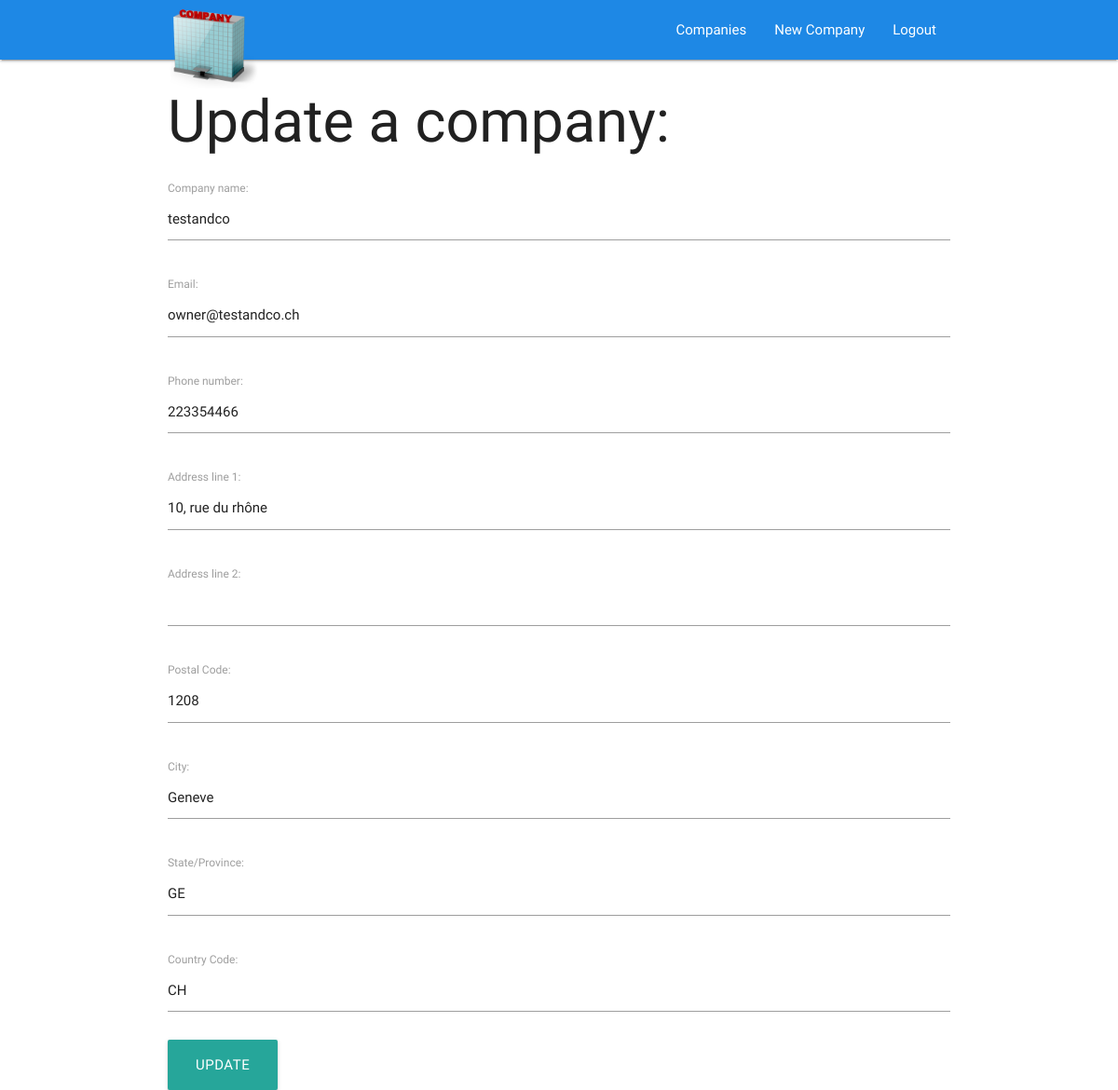
The page /companies/update/1/ (signed in) on the database its author committed.
### companies/models.py (models this page shows, shortened)
class Company(models.Model):
    company_name = models.CharField(max_length=50)
    creation_date = models.DateTimeField('date added', auto_now_add=True)
    update_date = models.DateTimeField('date updated', auto_now=True)
    owner = models.ForeignKey('auth.User', related_name='companies', on_delete=models.CASCADE)
    email = models.EmailField()
    phone_regex = RegexValidator(regex=r'^\+?1?\d{9,15}$', message="Phone number must be entered in the format: "
                                                                   "'+999999999'. Up to 15 digits allowed.")
    phone_number = models.CharField(max_length=20, validators=[phone_regex], blank=True)
    address_line1 = models.CharField("Address line 1", max_length=45, default="address")
    address_line2 = models.CharField("Address line 2", max_length=45,
                                     blank=True)
    postal_code = models.CharField("Postal Code", max_length=10, blank=True, null=True)
    city = models.CharField(max_length=50, blank=True, null=True)
    state_province = models.CharField("State/Province", max_length=40,
                                      blank=True)
    country_code = models.CharField("Country Code", max_length=10, blank=True, null=True)

### companies/views.py (the view)
# urls.py: url(r'^update/(?P<pk>\d+)/$', views.CompanyUpdateView.as_view(), name='update'),
@method_decorator(login_required, name='dispatch')
class CompanyUpdateView(UpdateView):
    model = Company
    template_name = 'companies/update.html'
    form_class = CompanyForm
    success_url = '/companies/'

### companies/models.py
class CompanyForm(forms.ModelForm):
    class Meta:
        model = Company
        exclude = ['creation_date', 'update_date', 'owner']

### companies/templates/companies/update.html (shortened to what this page needs)
{% extends "base.html" %}
{% block content %}
<h1>Update a company:</h1>
<form action="{% url 'companies:update' company.id %}" method="POST">
    {{ form.as_p }}
    <button class="btn-large" type="submit">Update</button>
</form>
{% endblock content %}

### rows shown on the page
Company: company_name "testandco", email "owner@testandco.ch", phone_number "223354466", address_line1 "10, rue du rhône", postal_code "1208", city "Geneve", state_province "GE", country_code "CH"
